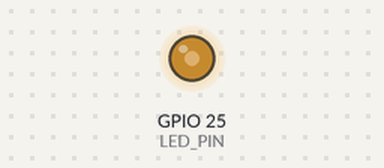
Recording of a program running on a simulated ESP32. Parts: output pins drawn as LEDs (lit = HIGH).

Above: at 0.1 s.
Timing chart, 0 to 1.6 s (numbered marks = the images above):
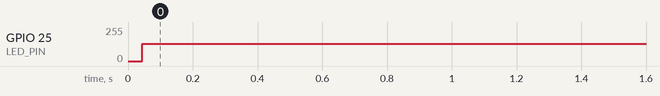

Measured:
- by itself, GPIO 25 (LED_PIN): 0/255 → 128/255 at 0.04 s

The program:

main.cpp
```cpp
/**
 * @brief: This program used to fix a "delay" bug that
 *         we can meet when work with FreeRTOS.
 *
 * @problem: In this program, we used delay 1_ms in "print" task.
 *           But when we run program it was 2_ms.
 *
 * @solution: - In essence, the setup() and loop() function also a task (main task).
 *              So this program have 2 tasks which is "print" task and "main" task.
 *              Because "main" task also take time from CPU then it make delay()
 *              work in the wrong way.
 *            - To deal with problem, we need stop this "main" task.
 *              So we used vTaskDelete() in setup() to delete "main" task.
 *
 * @note: For more details about problem, see "Docs" folder.
 */

#include <Arduino.h>
#include "freertos/FreeRTOS.h"
#include "freertos/task.h"
#include "esp_log.h"

// #define USE_TASK_DELETE  //Delete main task.
#define LED_PIN     25

bool ledState = LOW;

void print(void *param) {
    while(1) {
        ledState = !ledState;
        digitalWrite(LED_PIN, ledState);
        delay(1);
    }
}


void setup() {
    pinMode(LED_PIN, OUTPUT);
    xTaskCreatePinnedToCore(print, "print", 4096, NULL, 1, NULL, APP_CPU_NUM);

    #ifdef USE_TASK_DELETE
    vTaskDelete(NULL);      //Delete main task.
    #endif
}

void loop() {
}
```
